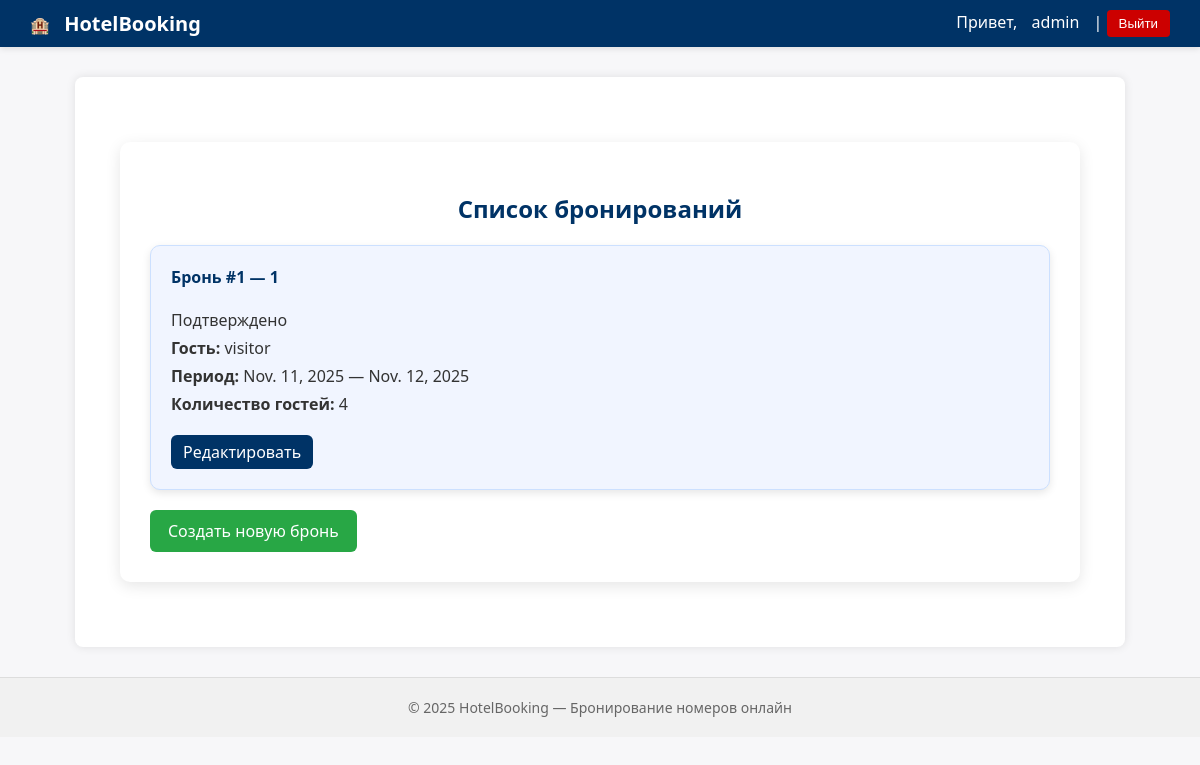
The page /booking/bookings/ (signed in) on the database as committed earlier.
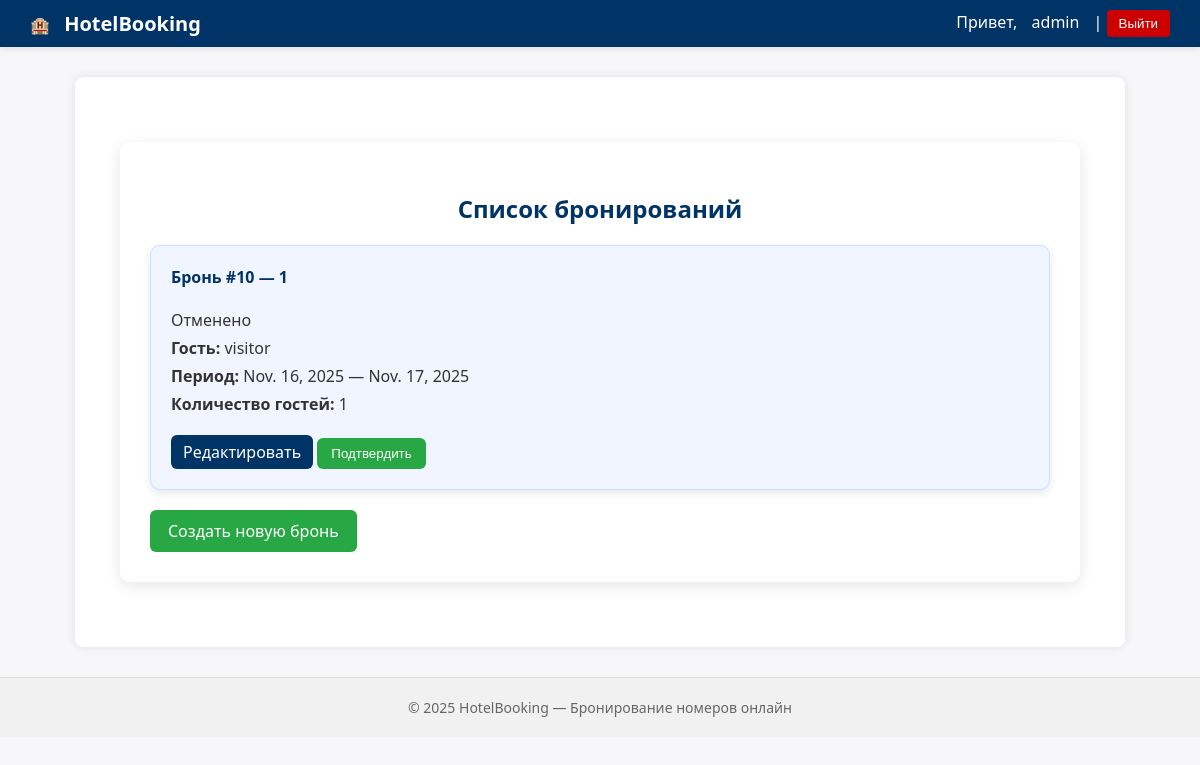
The same page on the database as committed later.
### booking_app/models.py (models this page shows, shortened)
class Booking(models.Model):
    STATUS_CHOICES = (
        ('confirmed', 'Подтверждено'),
        ('cancelled', 'Отменено'),
    )
    guest = models.ForeignKey(User, on_delete=models.CASCADE, related_name='bookings')
    room = models.ForeignKey(Room, on_delete=models.CASCADE)
    check_in = models.DateField()
    check_out = models.DateField()
    guests_count = models.PositiveIntegerField()
    status = models.CharField(max_length=10, choices=STATUS_CHOICES, default='confirmed')
    objects = models.Manager()

class Room(models.Model):
    STATUS_CHOICES = (
        ('available', 'Доступен'),
        ('occupied', 'Занят'),
    )
    title = models.CharField(max_length=100)
    description = models.TextField()
    capacity = models.PositiveIntegerField()
    price_per_night = models.DecimalField(max_digits=8, decimal_places=2)
    status = models.CharField(max_length=10, choices=STATUS_CHOICES, default='available')
    objects = models.Manager()

### account_app/models.py (models this page shows, shortened)
class User(AbstractUser):
    ROLE_CHOICES = (
        ('admin', 'Администратор'),
        ('guest', 'Гость'),
    )
    role = models.CharField(max_length=10, choices=ROLE_CHOICES, default='guest')
    is_approved = models.BooleanField(default=False)
    objects = UserManager()

### booking_app/views.py (the view)
    def wrapper(request, *args, **kwargs):
        if not request.user.is_authenticated or not (request.user.role == 'admin' or request.user.is_superuser):
            raise PermissionDenied
        return view_func(request, *args, **kwargs)

### booking_app/views.py (called while the page is built)
def admin_required(view_func):
    def wrapper(request, *args, **kwargs):
        if not request.user.is_authenticated or not (request.user.role == 'admin' or request.user.is_superuser):
            raise PermissionDenied
        return view_func(request, *args, **kwargs)
    return wrapper

@login_required
@admin_required
def booking_list_view(request):
    bookings = Booking.objects.all().order_by('-check_in')
    return render(request, 'booking_app/booking_list.html', {'bookings': bookings})

### booking_app/templates/booking_app/booking_list.html (shortened to what this page needs)
{% extends "base.html" %}
{% block content %}
<div class="profile-container">
    <h2>Список бронирований</h2>
    {% if bookings %}
        <div class="rooms-list">
            {% for booking in bookings %}
                <div class="room-card">
                    <div class="room-header">
                        <h4>Бронь #{{ booking.id }} — {{ booking.room.title }}</h4>
                        <span class="room-status">{{ booking.get_status_display }}</span>
                    </div>
                    <p><strong>Гость:</strong> {{ booking.guest.username }}</p>
                    <p><strong>Период:</strong> {{ booking.check_in }} — {{ booking.check_out }}</p>
                    <p><strong>Количество гостей:</strong> {{ booking.guests_count }}</p>
                    <div class="room-actions">
                        <a href="{% url 'booking_app:booking_edit' booking.id %}" class="btn-edit">Редактировать</a>
                        {% if booking.status != 'confirmed' %}
                            <form action="{% url 'booking_app:booking_confirm' booking.id %}" method="post" style="display:inline;">
                                <button type="submit" class="btn-edit">Подтвердить</button>
                            </form>
                        {% endif %}
                    </div>
                </div>
            {% endfor %}
        </div>
    {% else %}
        <p>Пока нет созданных броней.</p>
    {% endif %}
    <a href="{% url 'booking_app:booking_form' %}" class="add-room-btn">Создать новую бронь</a>
</div>
{% endblock %}

Rows that differ between the two databases and show on the page:
removed Booking: id "1", room "1", status "Подтверждено", guest.username "visitor", check_in "Nov. 11, 2025", check_out "Nov. 12, 2025", guests_count "4"
added Booking: id "10", room "1", status "Отменено", guest.username "visitor", check_in "Nov. 16, 2025", check_out "Nov. 17, 2025", guests_count "1", shows "Подтвердить"
